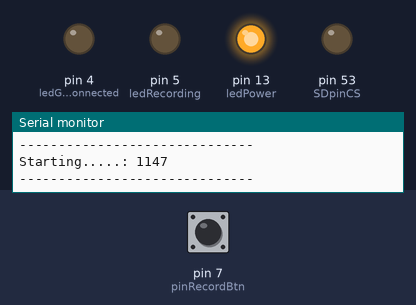
This sketch was run on a simulated Arduino Mega 2560, built with avr-gcc and run on an emulated ATmega2560. On the bench: output pins drawn as LEDs (lit = HIGH), the last lines printed to the serial monitor. Dashed ring = blinking. Inputs (shaded band) come from the test bench; at power-on: pin 7 (pinRecordBtn) LOW. Storage starts empty.

Above: at 2.4 s.
2.5 s: pin 7 (pinRecordBtn) pulled HIGH for 0.15 s
At 3.3 s:
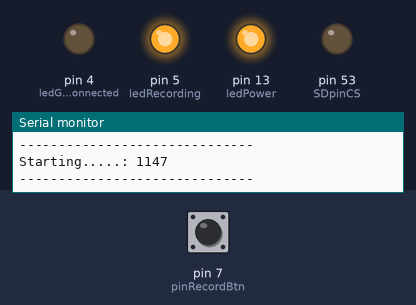
7.1 s: pin 7 (pinRecordBtn) pulled HIGH for 1 s
At 7.7 s:
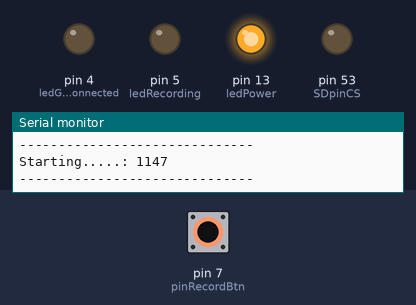
9.6 s: pin 7 (pinRecordBtn) pulsed HIGH 5 times (0.12 s each, 0.3 s apart)
At 9.77 s:
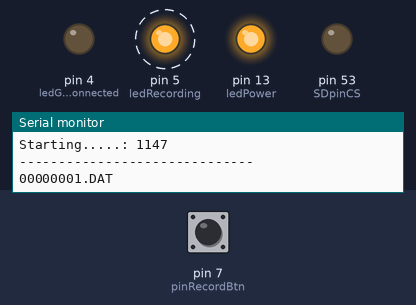
12.6 s: pin 7 (pinRecordBtn) pulled HIGH for 3.2 s
At 13.0 s:
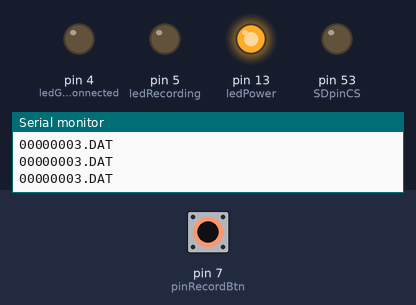
Timing chart, 0 to 15.6 s (numbered marks = the images above; inputs shaded):
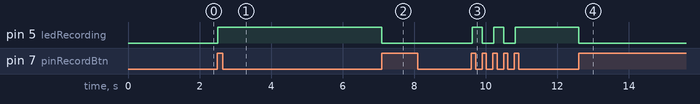

The sketch:

Prototype004.ino
```cpp
#include <SD.h>
#include <SoftwareSerial.h>
#include <Adafruit_GPS.h>

// -- perhaps can be pointed to other serial port
#define mySerial Serial1
Adafruit_GPS GPS(&mySerial);
// Set GPSECHO to 'false' to turn off echoing the GPS data to the Serial console
// Set to 'true' if you want to debug and listen to the raw GPS sentences.
#define GPSECHO  true

// this keeps track of whether we're using the interrupt
// off by default!
boolean usingInterrupt = false;
//void useInterrupt(boolean b); // Func prototype keeps Arduino 0023 happy

// ----------------
// GLOBAL VARIABLES
// ----------------
//****************************************************************
// For the SD Card
// ---------------
Sd2Card card;
SdVolume volume;
SdFile root;
//
const int chipSelect      = 53;
const int SDpinCS         = 53;
const int pinRecordBtn    = 7;
const int ledPower        = 13; //6;
const int ledRecording    = 5;
const int ledGPSconnected = 4;

const int issueGeneral    = 1;
// -----------------
// general variables
// -----------------
String   s;
File     f;
int      n             = 0;
int      i             = 0;
int      iDelay        = 0;
char     c             = '.';
// ----------------------------------
// variable for the file name routine
// ----------------------------------
String       sFileName      = "00000000";
char         cFileName[20];
int          iFileName      = 0;
const String sFileExtension = ".DAT";
// status variables
// ----------------
boolean isRecording    = false;
boolean isRecBtnDown   = false;
boolean isGPSconnected = false;
boolean isIssue        = false;
boolean isPower        = true;

// for capturing GPS data
char SerialInput [1024];
char SerialInputReady [1024];
int iSerialInput;
int SerialCount = 0;


//-------------------------------------------------------------------------------------
// set the name of the data file: format 99999999.DAT
// the process checks the highest 99999999 currently there and adds one to it
// --------------------------------------------------------------------------
void CreateFileName()
{
  File f = SD.open("/");  // set to the root directory on the SD card
  File entry = f.openNextFile();
  while (entry)
  {
      s = entry.name();
      i = s.length();
      if(i>4)
      {
        if(s.substring(i - 4) == sFileExtension)  // check if this is a .dat
        {
          s = s.substring(0,i-4);                 // get the number value
          n = s.toInt();
          if( n >= iFileName ) iFileName = n;     // set our number to the highest found
        }
        Serial.println(sFileName);
      }
    entry = f.openNextFile();
  }
  sFileName = String(iFileName + 1);
  while (sFileName.length() < 8) sFileName = "0" + sFileName;
  sFileName = sFileName + sFileExtension;
  sFileName.toCharArray(cFileName,20);
  entry.close();
  f.close();
}

/****************************************************************
SD Card Buffer Set up (CB) for Card Buffer
****************************************************************/
const int CB_ArraySize   = 70;
const int CB_StringSize  = 45;

class TCardBuffer  // CB for Card Buffer
{
  private:
    char buf[CB_ArraySize][CB_StringSize];
    int ElementLastRead;
    int ElementLastWrote;
    int CycleLastRead;   //number of times the buffer has been filled
    int CycleLastWrote;
    long int lRead;   // used for calculating if we can add more
    long int lWrote;  // and if there is anything to get
    String tester;
    void UpdateLReadAndLWrote();
   public:
    TCardBuffer();
    void  ConfirmAdd(char *p);
    char* StringAddGetLink();
    char* StringGet();
    int AnythingToGet();

};
//---------------------------------------------------------
TCardBuffer::TCardBuffer()
{
  ElementLastRead  = -1;
  ElementLastWrote = -1;
  CycleLastRead    = 0;
  CycleLastWrote   = 0;
};
//---------------------------------------------------------
char* TCardBuffer::StringAddGetLink()
{
  if((lWrote - lRead) >= CB_ArraySize) // no room to add more
    return 0;
  if ((ElementLastWrote + 2) > CB_ArraySize) // the array has been filled
  {
    ElementLastWrote = -1;              // reset for next fill cycle
    CycleLastWrote++;                   // capture num of times array has been filled
  };
  // avoiding incrementing the element number until it's written
  return (char *)&buf[ElementLastWrote + 1][0];
};
//----------------------------------------------------------
void TCardBuffer::ConfirmAdd(char* p)
{
  if(p == (char*) &buf[ElementLastWrote + 1][0])
  {
    ElementLastWrote++;
    lWrote++;
  }
}
//----------------------------------------------------------------------
int TCardBuffer::AnythingToGet()
{
  return (lWrote - lRead);
}
//----------------------------------------------------------------------
char* TCardBuffer::StringGet()
{
  // check there is something to read
  if(lRead < lWrote)
  { // there is something to read
    if ((ElementLastRead + 2) > CB_ArraySize)
    {
      // prep for next cycle
      ElementLastRead = -1;
      CycleLastRead++;
    }
    ElementLastRead++;
    lRead++;
    return (char *) &buf[ElementLastRead][0];
  }
  else return 0;
};
/*********** end of SD Card Buffer **********************/


// -- global variables for timer loop and data collection--
TCardBuffer CB;
volatile long int NoBufferAvailable = 0;
volatile long int BigCount = 0;

// ----------------------------------------------------------
// -- timer loop where data collection and storage is done --
// ----------------------------------------------------------
ISR(TIMER1_COMPA_vect)
{
  //timer1 interrupt
  if(isRecording)
  {

    while(Serial1.available() > 0)
    {
      iSerialInput = Serial1.read();
      //Serial.write(iSerialInput);
      if(iSerialInput != 13) // start of end of message, ignore
      {
        if((iSerialInput == 10) | (SerialCount > 1000)) // end of message
        {
          SerialInput[SerialCount] = 0;
          Serial.println(SerialInput);
          SerialCount = 0;
          strcpy(SerialInputReady,SerialInput);
          break;
        }
        else
        {
          SerialInput[SerialCount++] = char(iSerialInput);
        }
      }
    }

    BigCount++;
    char* s = CB.StringAddGetLink();
    if(s != 0)
    {
      snprintf(s,CB_StringSize,"%010d,",BigCount);
      strcat(s,SerialInputReady);
      CB.ConfirmAdd(s);
    } // else NoBufferAvailable++;
  }
}

// ------ issue detected --------
void issue(int iError = 0)
{
  isIssue = true;
  switch (iError)
  {
      case issueGeneral: iDelay = 1000;break;
      default          : iDelay = 2000;break;
  }
}
//-----------------------------------------------------------------------------
// ---- SET UP ----
//-----------------------------------------------------------------------------
void setup()
{
  //***** set up the serial connection  ******
  Serial.begin(9600); // up the game for the GPS module
  //Serial.begin(9600);
  // 9600 NMEA is the default baud rate for Adafruit MTK GPS's- some use 4800
  GPS.begin(9600);
  mySerial.begin(9600);
  Serial.print("\nInitializing SD card...");

  // uncomment this line to turn on RMC (recommended minimum) and GGA (fix data) including altitude
  GPS.sendCommand(PMTK_SET_NMEA_OUTPUT_RMCGGA);
  // uncomment this line to turn on only the "minimum recommended" data
  //GPS.sendCommand(PMTK_SET_NMEA_OUTPUT_RMCONLY);
  // For parsing data, we don't suggest using anything but either RMC only or RMC+GGA since
  // the parser doesn't care about other sentences at this time

  // Set the update rate
  GPS.sendCommand(PMTK_SET_NMEA_UPDATE_1HZ);   // 1 Hz update rate
  // For the parsing code to work nicely and have time to sort thru the data, and
  // print it out we don't suggest using anything higher than 1 Hz

  // Request updates on antenna status, comment out to keep quiet
  GPS.sendCommand(PGCMD_ANTENNA);

  // the nice thing about this code is you can have a timer0 interrupt go off
  // every 1 millisecond, and read data from the GPS for you. that makes the
  // loop code a heck of a lot easier!

//#ifdef __arm__
//  usingInterrupt = false;  //NOTE - we don't want to use interrupts on the Due
//#else
//  useInterrupt(true);
//#endif

  delay(1000);
  // Ask for firmware version
  mySerial.println(PMTK_Q_RELEASE);

  pinMode(SDpinCS, OUTPUT);   // (10 on most Arduino boards, 53 on the Mega)
  digitalWrite(SDpinCS,LOW);

  pinMode(pinRecordBtn,INPUT);  // checking if recordind is switched on
  pinMode(ledPower,    OUTPUT); // set the power light on
  digitalWrite(ledPower,HIGH);
  pinMode(ledRecording,    OUTPUT); // set the power light on
  digitalWrite(ledRecording,LOW);
  pinMode(ledGPSconnected,    OUTPUT); // set the power light on
  digitalWrite(ledGPSconnected,LOW);

// -------------------------------------------------------
// - Connect to the SD card and report details to serial -
// -------------------------------------------------------
//  if (!card.init(SPI_HALF_SPEED, chipSelect)) {
  if (!card.init(SPI_FULL_SPEED, chipSelect)) {
    Serial.println("initialization failed. Things to check:");
    Serial.println("* is a card is inserted?");
    Serial.println("* Is your wiring correct?");
    Serial.println("* did you change the chipSelect pin to match your shield or module?");
    return;
  } else {
   Serial.println("Wiring is correct and a card is present.");
  }

  // print the type of card
  Serial.print("\nCard type: ");
  switch(card.type()) {
    case SD_CARD_TYPE_SD1:
      Serial.println("SD1");
      break;
    case SD_CARD_TYPE_SD2:
      Serial.println("SD2");
      break;
    case SD_CARD_TYPE_SDHC:
      Serial.println("SDHC");
      break;
    default:
      Serial.println("Unknown");
  }

  // Now we will try to open the 'volume'/'partition' - it should be FAT16 or FAT32
  if (!volume.init(card)) {
    Serial.println("Could not find FAT16/FAT32 partition.\nMake sure you've formatted the card");
    return;
  }

  // print the type and size of the first FAT-type volume
  uint32_t volumesize;
  Serial.print("\nVolume type is FAT");
  Serial.println(volume.fatType(), DEC);
  Serial.println();

  volumesize = volume.blocksPerCluster();    // clusters are collections of blocks
  volumesize *= volume.clusterCount();       // we'll have a lot of clusters
  volumesize *= 512;                            // SD card blocks are always 512 bytes
  Serial.print("Volume size (bytes): ");
  Serial.println(volumesize);
  Serial.print("Volume size (Kbytes): ");
  volumesize /= 1024;
  Serial.println(volumesize);
  Serial.print("Volume size (Mbytes): ");
  volumesize /= 1024;
  Serial.println(volumesize);

// -------------------------------------------------------
// - Connect to the SD card and report details to serial - end of
// -------------------------------------------------------


  // -------------------------
  // set up the timer interupt
  // -------------------------
  cli();              //stop interrupts
  delay(2000);        // add safety margin
  //set timer1 interrupt at 1Hz
  TCCR1A = 0;         // set entire TCCR1A register to 0
  TCCR1B = 0;         // same for TCCR1B
  TCNT1  = 0;         //initialize counter value to 0
  // set compare match register for 1hz increments
//  OCR1A = 130;// = (16*10^6) / (60*1024) - 1 (must be <65536) ** 120 times per sec
//  OCR1A = 260;// = (16*10^6) / (60*1024) - 1 (must be <65536) ** 60 times per sec
  OCR1A = 520;// = (16*10^6) / (60*1024) - 1 (must be <65536) ** 30 times per sec
//  OCR1A = 1040;// = (16*10^6) / (15*1024) - 1 (must be <65536) ** 15 times per second
  // turn on CTC mode
  TCCR1B |= (1 << WGM12);
  // Set CS12 and CS10 bits for 1024 prescaler
  TCCR1B |= (1 << CS12) | (1 << CS10);
  // enable timer compare interrupt
  TIMSK1 |= (1 << OCIE1A);
  //TIMSK1 = 0; // disable the timer1 interrupt
  sei();

  // OK done all our checks for the SD card, lets begin for file writing
  if (!SD.begin(SDpinCS))
    {
      Serial.println("card failed");
      return;
    }
  Serial.println("------------------------------");
  Serial.println("Starting.....: " + String(millis()));
  Serial.println("------------------------------");

  SerialInput[0] = 0;
  SerialInputReady[0] = 0;
}

//-----------------------------------------------------------------------------

void loop()
{
//
  if(!isIssue) // avoid any work if issue detected, power down needed
  {
    // -------------------------------------
    // check the recording status is correct
    // -------------------------------------
    i = digitalRead(pinRecordBtn);
    if (i == HIGH) // button is down
    {
       if(!isRecBtnDown) // button wasn't pressed before
      {
        isRecording = !isRecording; // toggle the mode
        isRecBtnDown = true;        // flag we got that button press
        if(isRecording)  // we are now recording
        {
          CreateFileName();
          digitalWrite(ledRecording,HIGH);
        }
        else digitalWrite(ledRecording,LOW);
      }
    } else isRecBtnDown = false;    // Recording button is not being pressed

    if (isRecording) // do it only once
    {
      if(CB.AnythingToGet() > 10)
      {
        f = SD.open(cFileName, FILE_WRITE);
        if(f)
        {
          int entries = 0;
          char *s;
          while((s = CB.StringGet()) != 0)
          {
            if(GPS.fix) // this is from the GPS library
            {
              f.println(s);
              entries++;
            }
          }
          f.close();
        }
      }
    }
    //issue(issueGeneral);             // testing issue function
  }
  else
  {
    if(isPower)
      digitalWrite(ledPower,LOW);
    else
      digitalWrite(ledPower,HIGH);
    delay(iDelay);
    isPower = !isPower;
  }
}
```

Measured:
- after the input at 2.5 s, pin 5 (ledRecording): LOW → HIGH at once
- after the input at 7.1 s, pin 5 (ledRecording): HIGH → LOW at once
- after the input at 9.6 s, pin 5 (ledRecording): alternates HIGH for 0.28 s and LOW for 0.33 s, 5 changes in all, then stays HIGH, starting at once
- after the input at 12.6 s, pin 5 (ledRecording): HIGH → LOW at once
